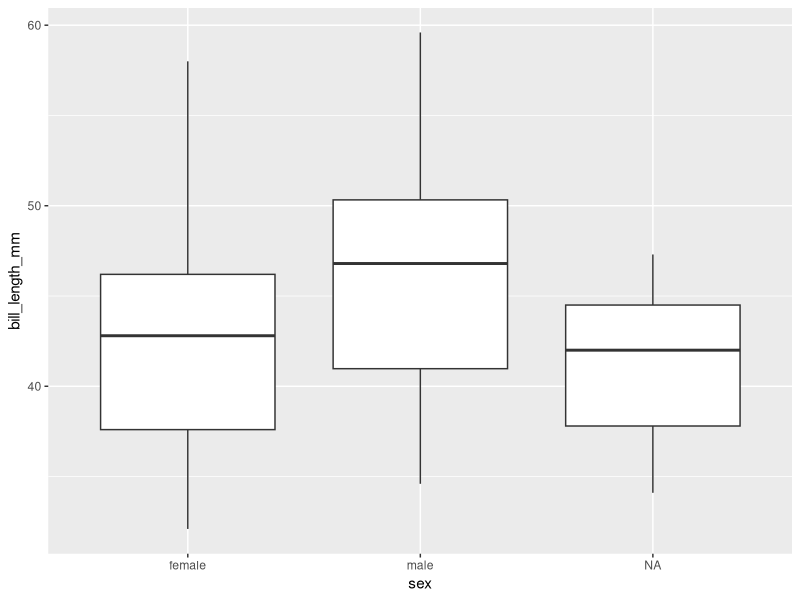
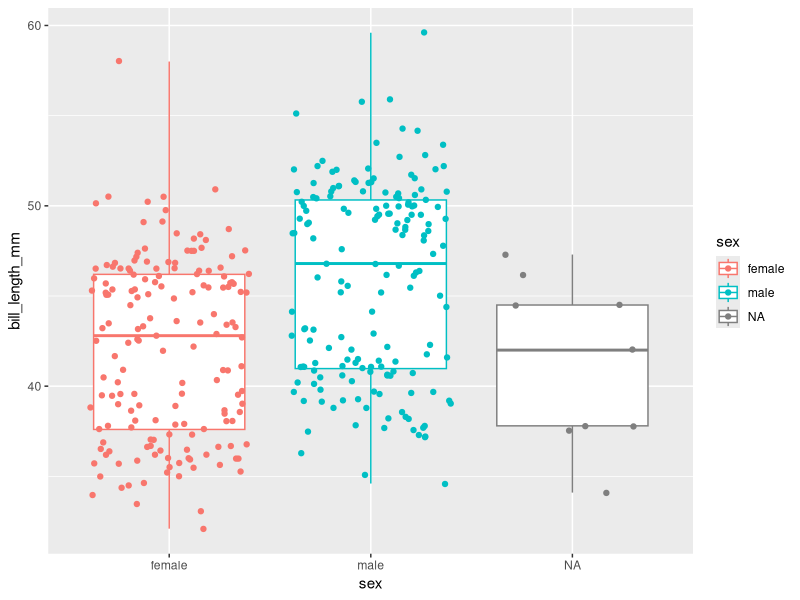
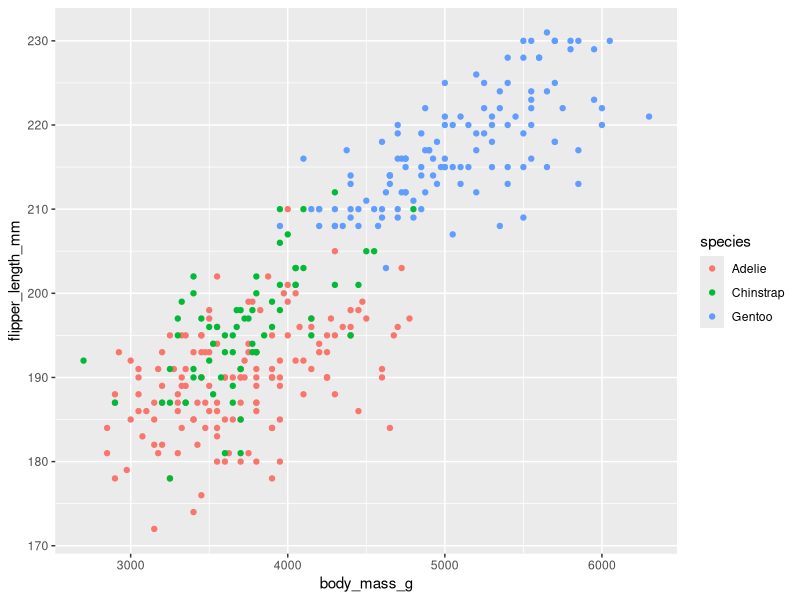
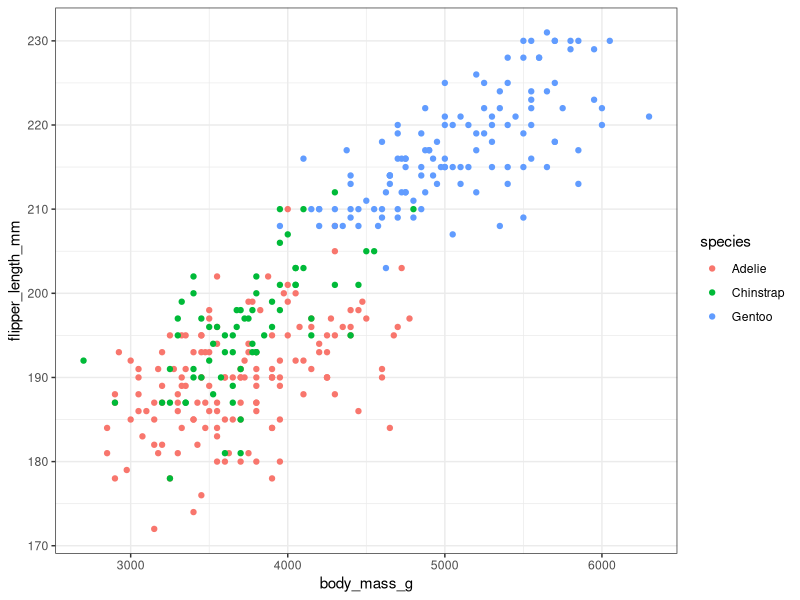
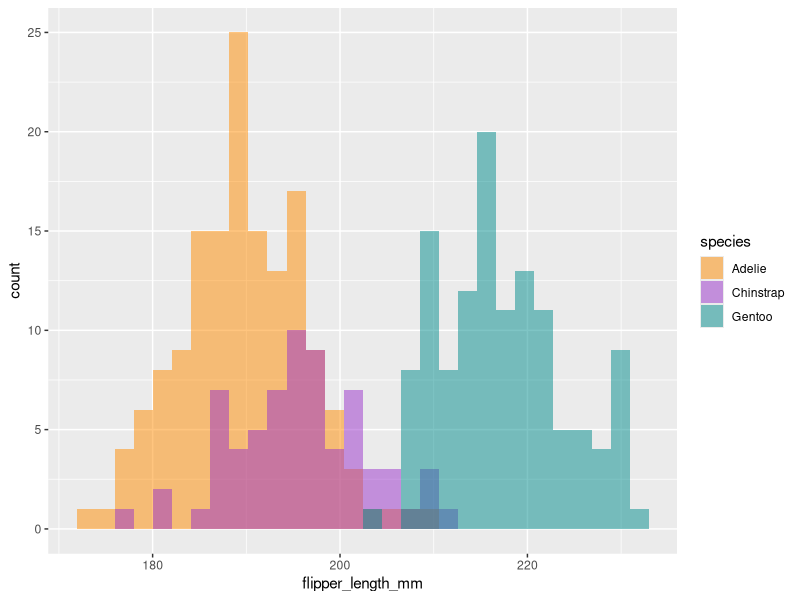
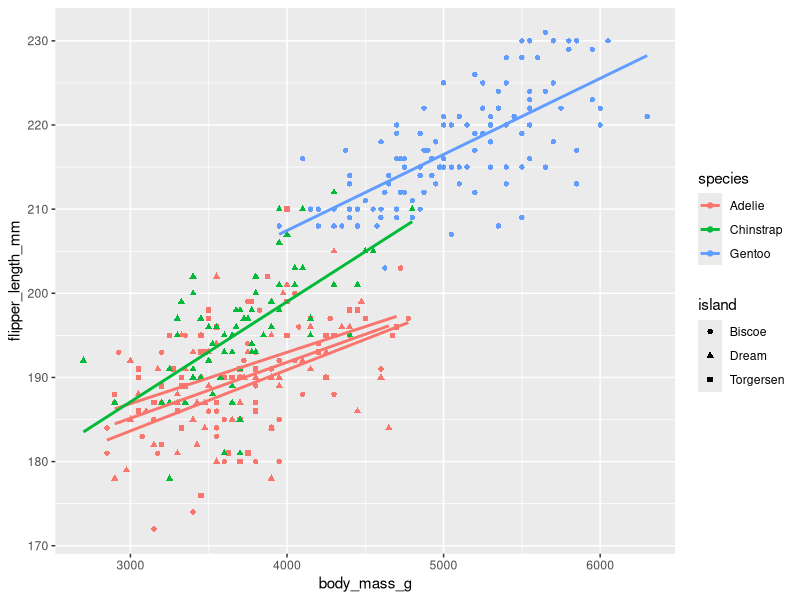
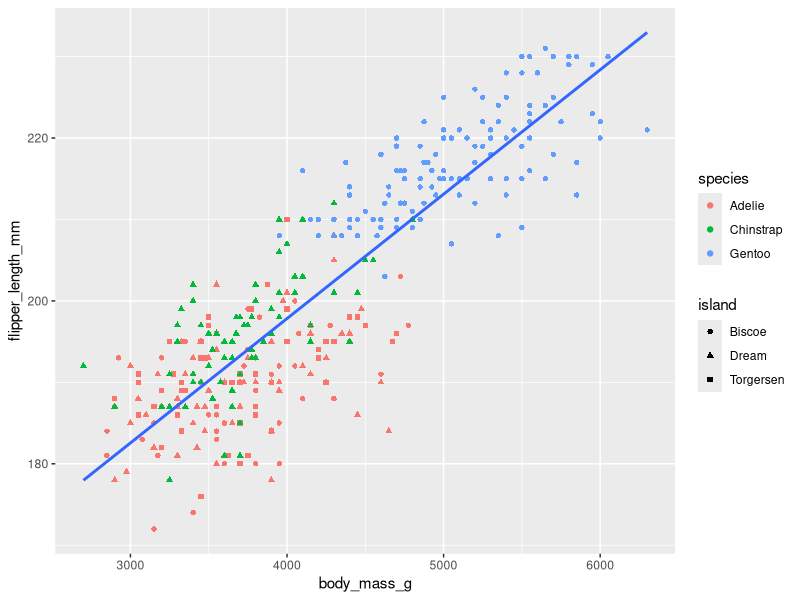

The R script that drew these images, in order:
## ---- chunk 1
library(tidyverse)
library(palmerpenguins)
## ---- chunk 2
#last inn data
penguins <- palmerpenguins::penguins

#base R
head(penguins)

# Tidy
penguins %>% 
  head()

## ---- chunk 3

#Base R
mean(penguins$body_mass_g, na.rm=T)

# Summarise funksjonen
summarise(penguins, mean_bmg=mean(body_mass_g, na.rm=T))

# Gir samme svar som
penguins %>% 
  summarise(mean_bmg_pipe = mean(body_mass_g, na.rm = T))
## ---- chunk 4
#Øvelse: Lag en dplyr kode som finner minimum av nebblengde (bill_length_mm)

penguins %>%
  summarise(min_bill_length_mm = min(bill_length_mm, na.rm = T))

## ---- chunk 5

#Tar bort de som mangler body mass måling
penguins %>% 
  filter(!is.na(body_mass_g)) %>%
  summarise(mean_bmg = mean(body_mass_g))

# Kan legge på flere filtreringer
# f.eks bare se på damepingviner fra Biscoe
penguins %>% 
  filter(!is.na(body_mass_g),
         sex=="female",
         island=="Biscoe") %>%
  summarise(mean_bmg = mean(body_mass_g))

## Bruke %in% til å velge bare øyene Biscoe og Dream
penguins %>%
  filter(island %in% c("Biscoe","Dream"))%>%
  head()
## ---- chunk 6

#Bruk select til å beholde variabler og sortere etter tyngde
penguins %>%
  select(species, island, body_mass_g)%>%
  arrange(body_mass_g)%>%
  head()

# Bruk sammen med ends_with() til å velge alle lengdevariablene
penguins %>%
  select(species, ends_with("mm"))

#Kombiner og assign (lagre til) ny dataframe
penguins_dream <- penguins %>%
  filter(island=="Dream",
         bill_length_mm<200)%>%
  select(species, island, bill_length_mm, body_mass_g)

head(penguins_dream)
## ---- chunk 7
#ØVELSE: Lage et datasett uten NA for bill_length OG kjønn?
penguins_filt <- penguins %>%
  filter(!is.na(bill_length_mm))

## ---- chunk 8
penguins_filt <- penguins_filt %>%
  mutate(pBMI = body_mass_g/flipper_length_mm)

# hvordan ser denne variabelen ut?
penguins_filt %>%
  summarise(mean=mean(pBMI),
            sd=sd(pBMI),
            min=min(pBMI),
            max=max(pBMI)
            )
## ---- chunk 9
# Count penguins for each species and island
penguins %>%
  count(species, island)

## ---- chunk 10

#summarise funksjonen oppsummerer data. Her totalt antall pingviner, og gjennomsnitt neddlengde og -dybde.
penguins %>%
  summarise(n=n(),
            mean_bl = mean(bill_length_mm, na.rm = T),
            mean_bd = mean(bill_depth_mm, na.rm = T)
            )

# Eller bare samme funksjon sammen med across(), her mean(), på alle variabler som slutter på "mm"
penguins_filt %>%
  summarise(across(ends_with("mm"), mean))


# Kan legge inn gruppering med group_by() for å få gruppevis oppsummering
penguins_filt %>%
  group_by(island)%>%
  summarise(across(ends_with("mm"), mean))
## ---- chunk 11
# Basic boxplot
penguins_filt %>%
  ggplot(aes(x=sex, 
             y=bill_length_mm))+
  geom_boxplot()

# Basic boxplot men vi vil ha med data som points (geom_jitter()) og farger (color i aes())
penguins_filt %>%
  ggplot(aes(x=sex, 
             y=bill_length_mm, 
             color=sex))+
  geom_boxplot()+
  geom_jitter()

# Scatterplot, legger til farger i aes()
penguins_filt %>%
  ggplot(aes(x=body_mass_g, 
             y=flipper_length_mm, 
             color=species))+
  geom_point()

# Legger til "theme" for å modifisere utseende
penguins_filt %>%
  ggplot(aes(x=body_mass_g, 
             y=flipper_length_mm, 
             color=species))+
  geom_point()+
  theme_bw()
## ---- chunk 12


## ---- chunk 13
# Histogram example: flipper length by species 
penguins_filt %>%
  ggplot(aes(x = flipper_length_mm)) +   
  geom_histogram(aes(fill = species), 
                 alpha = 0.5, 
                 position = "identity") +  
  scale_fill_manual(values = c("darkorange","darkorchid","cyan4"))
## ---- chunk 14

penguins_filt %>%
  ggplot(aes(x=body_mass_g, y=flipper_length_mm
             , colour = species
             ,shape=island
))+
  geom_point()+
  geom_smooth(method = "lm", se = FALSE)
## ---- chunk 15
penguins_filt %>% 
  ggplot(aes(x=body_mass_g, y=flipper_length_mm))+
  geom_point(mapping = aes(colour = species ,shape=island ))+ 
  geom_smooth(method = "lm", se = FALSE)
